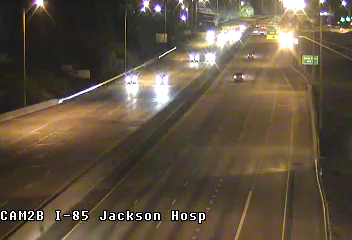
#> input picture classification/default_bg.png, 352 x 240 px
$ python -i extractROI.py   (imports and definitions only)   (older library calls are emulated)
#> lines starting #> are read from the running program, lines starting #| are printed output that depends on the picture; after the words box and inside, x2 and y2 are one past the last pixel; in counts of white or black regions, pixels touching at a corner belong together
#> further down, picture is the input picture: shape (240, 352, 3); mean B, G, R 64.4, 81.7, 95
import numpy as np
import cv2
import sys
import time
from PIL import Image


# [36 lines left out: functions processVideo, processImage, not called in this run]

def findCont(img):
	imgray = cv2.cvtColor(img, cv2.COLOR_BGR2GRAY)
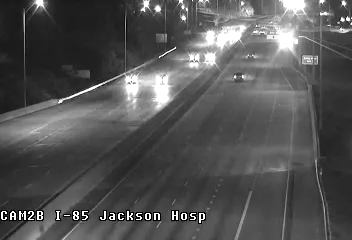
#> imgray: shape (240, 352); min 0, max 255, mean 83.6
	ret, thresh = cv2.threshold(imgray, 127, 255, 0)
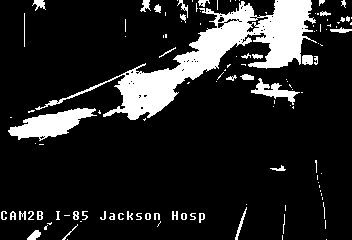
#> thresh: shape (240, 352); 14.1% white; 120 white regions (75 under 20 px)
	im2, contours, hierarchy = cv2.findContours(thresh, cv2.RETR_TREE, cv2.CHAIN_APPROX_SIMPLE)
#> contours = 186 contours, 158 with area under 20; largest, box (x1, y1, x2, y2) and area: (35, 0, 317, 120) 7720, (8, 108, 97, 141) 1334, (251, 78, 300, 105) 350, (302, 55, 313, 65) 84, (246, 16, 269, 26) 78
	return contours

# [57 lines left out: functions findThreshold, drawCont, drawROI, main, not called in this run]

# [2 lines not run here, left out]

>>> import cv2
>>> picture = cv2.imread('classification/default_bg.png')
>>> result = findCont(picture)
#> result has the same summary as contours in findCont
